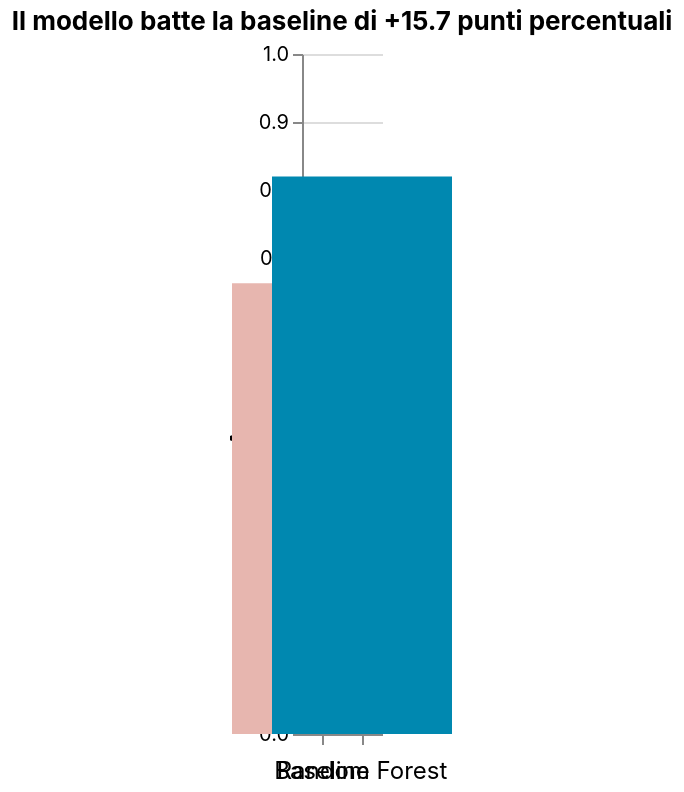

Source (Vega-Lite JSON):
### Vega-Lite specification from a JSON file in a GitHub repository (floating-point values rounded to 4 significant figures)
{"config": {"background": "transparent", "view": {"stroke": "transparent"}, "title": {"font": "Inter"}, "axis": {"labelFont": "Inter", "titleFont": "Inter"}, "legend": {"labelFont": "Inter", "titleFont": "Inter"}, "header": {"labelFont": "Inter", "titleFont": "Inter"}, "text": {"font": "Inter"}, "range": {"category": ["#1b2140", "#ff8009", "#9a0641", "#ffe34a", "#e7b6af", "#0088b0", "#e03830"], "ramp": ["#e7b6af", "#1b2140"], "heatmap": ["#e7b6af", "#1b2140"]}}, "data": {"name": "data-25a6ad133248d132d8244e9c2047c1fd"}, "mark": {"type": "bar", "size": 90}, "encoding": {"color": {"field": "Modello", "legend": null, "scale": {"range": ["#e7b6af", "#0088b0"]}, "type": "nominal"}, "tooltip": [{"field": "Modello", "title": "Modello", "type": "nominal"}, {"field": "Dettaglio", "title": "", "type": "nominal"}, {"field": "Accuracy", "format": ".3f", "title": "Accuracy", "type": "quantitative"}], "x": {"axis": {"labelAngle": 0, "labelFontSize": 12, "labelLimit": 220, "labelPadding": 8}, "field": "Modello", "sort": null, "title": null, "type": "nominal"}, "y": {"field": "Accuracy", "scale": {"domain": [0, 1]}, "title": "Accuracy", "type": "quantitative"}}, "height": 340, "title": "Il modello batte la baseline di +15.7 punti percentuali", "width": "container", "$schema": "https://vega.github.io/schema/vega-lite/v5.20.1.json", "datasets": {"data-25a6ad133248d132d8244e9c2047c1fd": [{"Modello": "Baseline", "Dettaglio": "(classe piu' frequente)", "Accuracy": 0.663}, {"Modello": "Random Forest", "Dettaglio": "(classificatore a fasce)", "Accuracy": 0.8198}]}}
